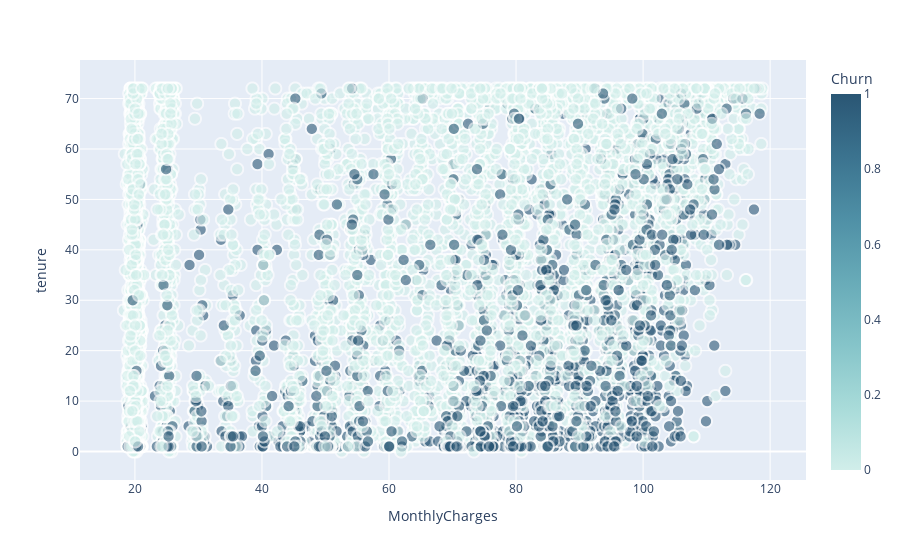

Notebook code for this chart:
### Markdown cell above
# Visualization 2
Scatter plot (also called a scatterplot, scatter graph, scatter chart, scattergram, or scatter diagram) is a type of plot or mathematical diagram using Cartesian coordinates to display values for typically two variables for a set of data. If the points are coded (color/shape/size), one additional variable can be displayed. The data are displayed as a collection of points, each having the value of one variable determining the position on the horizontal axis and the value of the other variable determining the position on the vertical axis.

### Code cell
import plotly.express as px
colorscales = px.colors.named_colorscales()
df = df
fig = px.scatter(df, x="MonthlyCharges", y="tenure",opacity=0.6, color="Churn", color_continuous_scale='teal')

fig.update_traces(marker=dict(size=12,
                              line=dict(width=2,
                                        color='white')),
                  selector=dict(mode='markers'))

fig.show()

### Figure 1 — Plotly figure (JSON) as saved in the notebook; plotly's stock layout.template omitted (floating-point values rounded to 4 significant figures; data arrays with more than 128 entries replaced by an {"elided": "..."} marker saying what was removed)
{"data": [{"hovertemplate": "MonthlyCharges=%{x}<br>tenure=%{y}<br>Churn=%{marker.color}<extra></extra>", "legendgroup": "", "marker": {"color": {"elided": "7043 int values"}, "coloraxis": "coloraxis", "line": {"color": "white", "width": 2}, "opacity": 0.6, "size": 12, "symbol": "circle"}, "mode": "markers", "name": "", "showlegend": false, "type": "scattergl", "x": {"elided": "7043 float values"}, "xaxis": "x", "y": {"elided": "7043 int values"}, "yaxis": "y"}], "layout": {"coloraxis": {"colorbar": {"title": {"text": "Churn"}}, "colorscale": [[0, "rgb(209, 238, 234)"], [0.1667, "rgb(168, 219, 217)"], [0.3333, "rgb(133, 196, 201)"], [0.5, "rgb(104, 171, 184)"], [0.6667, "rgb(79, 144, 166)"], [0.8333, "rgb(59, 115, 143)"], [1, "rgb(42, 86, 116)"]]}, "legend": {"tracegroupgap": 0}, "margin": {"t": 60}, "xaxis": {"anchor": "y", "domain": [0, 1], "title": {"text": "MonthlyCharges"}}, "yaxis": {"anchor": "x", "domain": [0, 1], "title": {"text": "tenure"}}}}
